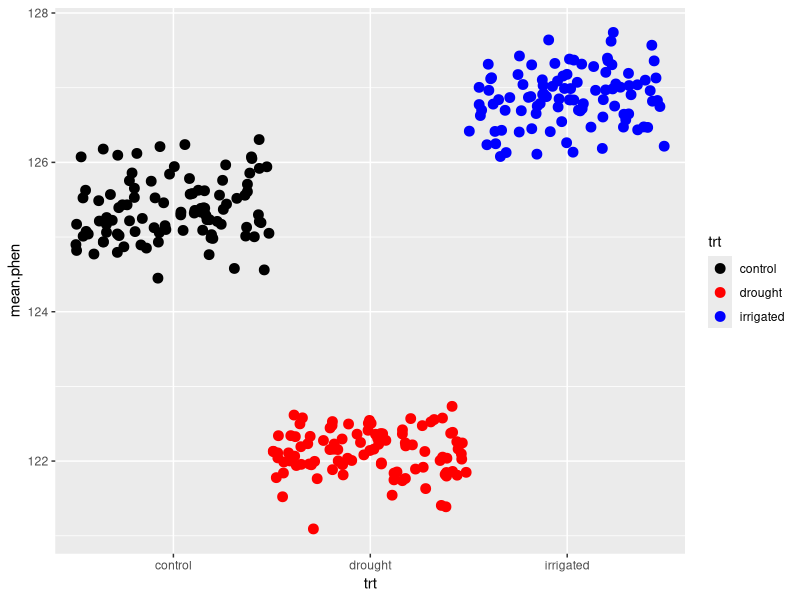

Write R code to recreate this figure. (Note: this script raises an error after producing the figure.)
# =============================================================================== =
# Script for performing bootstrapping on phenology-treatment effects
# Reads in data demo+phen data, fits models on both observed and bootstrapped
# datasets
# These bootstrapped model coefficients are then used to get bootstrapped
# treatment means in an identical manner used to get kernel bootstrappped entries
# Doing this in a separate script allows us to read in and use the *same*
# treatment means within bootstrap replicates across subkernels
# This exports a csv i.e. so it only needs to be run once.
# 22 Jan 2025
# ===============================================================================

# ====== Setup ==================================================================

# Load packages
library(parallel)
library(ggplot2) # used for aux plot but not necessary
library(glmmTMB)
library(dplyr)
library(tidyr)

# Get rid of this super annoying feature
options(dplyr.summarise.inform = FALSE)

# Clear the namespace
rm(list = ls())

# Read in demo data and merge with treatment info
all.data = merge(
  x = read.csv('01_data_cleaning/out/demo_phen_seed_2016-2024_final.csv'),
  y = read.csv('00_raw_data/plot_treatments.csv'),
  by.x = 'Plot', by.y = 'plot'
)

# Umbel-level budding phenology data
# (used only in bootstrapping)
phen = all.data %>% 
  filter(in.phen) %>%
  # Split out the bud dates for bud date models; the most umbels seen in a
  # plant is 12, so use separate() to kick these out and then pivot_long to get
  # one row per umbel
  # (first - need to get one row per plant - do a distinct())
  distinct(Year, plantid, .keep_all = TRUE) %>%
  separate_wider_delim(phen.julis, names = paste0('uu', 1:12), delim = ';', too_few = 'align_start') %>%
  pivot_longer(starts_with('uu'), names_to = 'umbel.number', values_to = 'phen.julian') %>%
  filter(!is.na(phen.julian)) %>%
  mutate(phen.julian = as.numeric(gsub('\\s', '', phen.julian))) %>%
  mutate(Year = factor(Year))

# ====== Bootstrap models ====================================================
# Here: resampling the observed dataset, fitting models, storing *model
# coefficients*

# Set seed for reproducibility
set.seed(9908847)

# Fit original model
# This is needed for centering the bootstrapped coefficients
d_t = glmmTMB(
  phen.julian ~ trt + Year + (1 | Plot / plantid),
  data = phen
)

# Define number of bootstraps
n.straps = 100

# Data resampling and model fitting
# phen.boot output df has one row per bootstrap, column for each model
# coefficient
phen.boot = phen %>%
  # Add an 'obs.no' for distinguishing umbels
  group_by(plantid, Year) %>%
  mutate(obs.no = 1:n()) %>%
  ungroup() %>%
  uncount(weights = n.straps) %>%
  # Label these entries with a `samp` (sample) column to delineate different
  # bootstrap samples
  group_by(plantid, Year, obs.no) %>%
  mutate(samp = 1:n()) %>%
  # Perform the resampling, preserving plot and survival structure
  group_by(Plot, Year, samp) %>%
  sample_n(size = n(), replace = TRUE) %>%
  ungroup() %>%  
  # Split the dataset by each sample and re-fit the umbel success/seed model
  split(.$samp) %>%
  mclapply(
    function(df) {
      glmmTMB(
        phen.julian ~ trt + Year + (1 | Plot / plantid),
        data = df
      ) %>%
        # extract model parameters
        (function(mod) mod$fit$par)
    },
    mc.cores = 6
  ) %>%
  # Combine into single data frame
  do.call(rbind, .) %>%
  data.frame() %>%
  mutate(mod = 'phen', i = 1:n.straps) %>%
  select(mod, i, everything())

# Center bootstrapped coefficients
phen.boot[,-(1:2)] = phen.boot[-(1:2)] + matrix(
  (d_t$fit$par - colMeans(phen.boot[,-(1:2)])),
  nrow = n.straps, ncol = length(d_t$fit$par), byrow = TRUE
)


# ====== Bootstrap means =====================================================
# Taking the bootstrapped coefficients from above and using them to estimate
# treatment means

# List to store outputs
phen.list.out = vector('list', length = n.straps)

# Initiate a scaffold to estimate estimates over
phen.backbone = expand.grid(
  trt = c('control', 'drought', 'irrigated'),
  Year = factor(2021:2024)
)

# Do the predictions
for (i in 1:n.straps) {
  phen.list.out[[i]] = phen.backbone %>%
    mutate(
      pred.phen = predict(
        d_t, newdata = phen.backbone, allow.new.levels = TRUE, re.form = ~ 0,
        newparams = phen.boot[i, -(1:2)]
      ) 
    ) %>%
    group_by(trt) %>%
    summarise(mean.phen = mean(pred.phen)) %>%
    mutate(boot = i)
  
  print(i)
}

# Combine list into data frame
phen.boot.trt = do.call(rbind, phen.list.out) %>% mutate(boot = as.numeric(boot))

# Visualization (just to make sure everything works properly)
phen.boot.trt %>% 
  ggplot(aes(x = trt, y = mean.phen, colour = trt)) + 
  geom_point(position = position_jitter(width = 0.5), size = 3) +
  scale_colour_manual(values = c('black', 'red', 'blue'))

# Export file
phen.boot.trt %>% 
  # Pivot to wider form to save space
  pivot_wider(names_from = trt, values_from = mean.phen) %>%
  write.csv(
    row.names = FALSE, na = '',
    file = '03_construct_kernels/out/phenology_bootstrapped_means.csv'
  )
